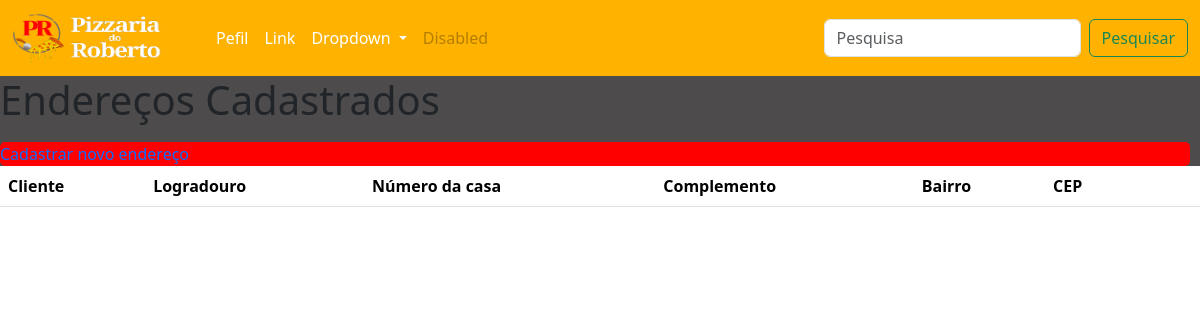
The app's page /endereco/, older data.
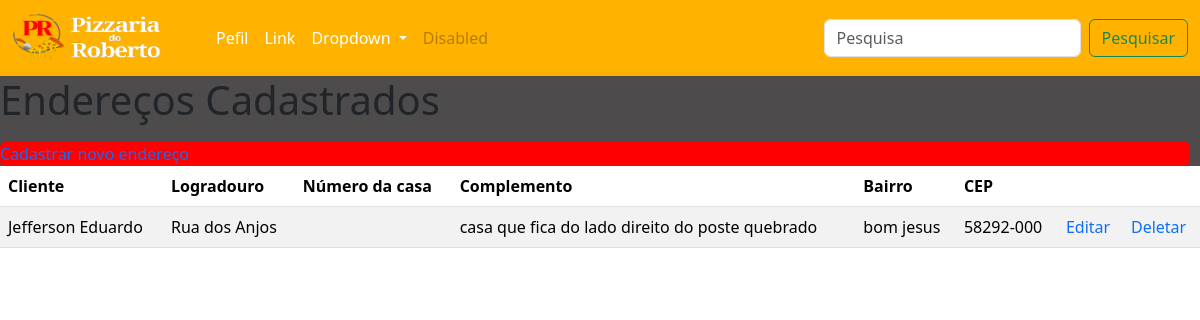
The same page, newer data.
### core/models.py (models this page shows, shortened)
class Endereco(models.Model):
    cliente = models.ForeignKey(Cliente, on_delete=models.PROTECT)
    logradouro = models.CharField(max_length=150)
    numero_da_casa = models.CharField(max_length=10)
    complemento = models.CharField(max_length=100, blank=True, null=True)
    bairro = models.CharField(max_length=100)
    cep = models.CharField(max_length=10)

class Cliente(models.Model):
    nome = models.CharField(max_length=100)
    email = models.EmailField()
    telefone = models.CharField(max_length=20)
    senha = models.CharField(max_length=100)
    def __str__(self):
        return self.nome

### core/views.py (the view)
# urls.py: path('endereco/', endereco, name='endereco'),
def endereco(request):
    end_lista = Endereco.objects.all()
    contexto = {
        'end_lista': end_lista
    }
    return render(request, 'endereco.html', contexto)

### core/templates/endereco.html (shortened to what this page needs)
{% extends 'bases/base.html' %}
{% block content %}
    <h1>Endereços Cadastrados</h1>
    <div class="butao" >
        <a href="{% url 'cadastro_endereco' %}">Cadastrar novo endereço</a>
    </div>
    <table class="table table-striped">
        <thead>
            <tr>
                <th>Cliente</th>
                <th>Logradouro</th>
                <th>Número da casa</th>
                <th>Complemento</th>
                <th>Bairro</th>
                <th>CEP</th>
                <th></th>
                <th></th>
            </tr>
        </thead>
        <tbody>
            {% for endereco in end_lista %}
            <tr>
                <td>{{ endereco.cliente }}</td>
                <td>{{ endereco.logradouro }}</td>
                <td>{{ endereco.Numero_da_casa }}</td>
                <td>{{ endereco.complemento }}</td>
                <td>{{ endereco.bairro }}</th>
                <td>{{ endereco.cep }}</th>
                <td><a href="{% url 'edit_endereco' endereco.id %}">Editar</a></td>
                <td><a href="{% url 'del_endereco' endereco.id %}">Deletar</a></td>
            </tr>
            {% endfor %}
        </tbody>
    </table>
{% endblock %}

Row changes from the older to the newer data that the page shows:
added Endereco: cliente "Jefferson Eduardo", logradouro "Rua dos Anjos", complemento "casa que fica do lado direito do poste quebrado", bairro "bom jesus", cep "58292-000"
